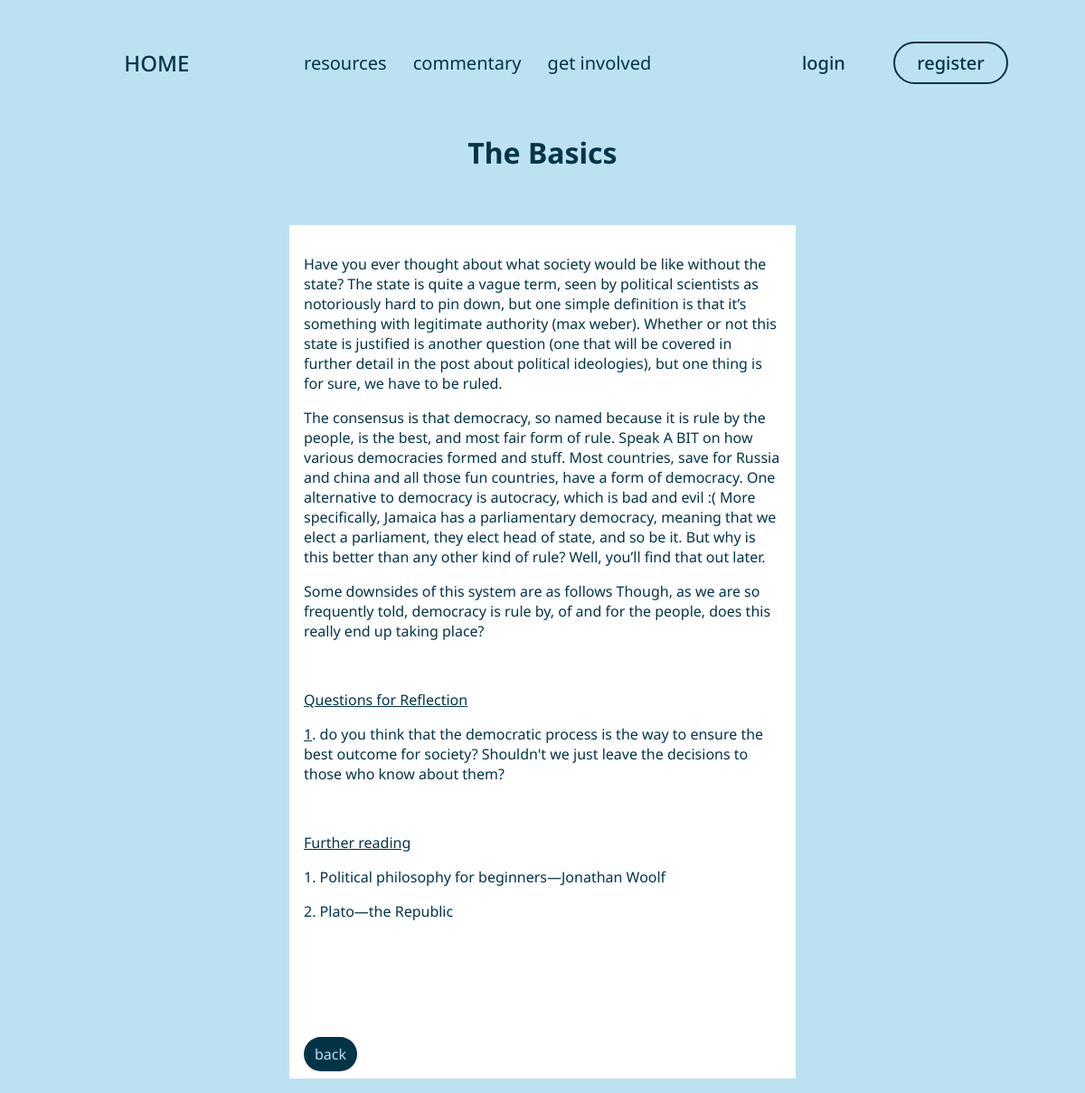
/resources/the-basics, run on the app's committed database.
### blog/models.py (models this page shows, shortened)
class Resource(models.Model):
    title = models.CharField(max_length = 255)
    created_on = models.DateTimeField(auto_now_add=True)
    body = RichTextField()
    slug = models.SlugField(null=True, unique = True, blank = True)
    class Meta:
        ordering = ['-created_on']

### blog/views.py (the view)
# urls.py: path("resources/<slug:slug>", ResourceDetailView.as_view(), name="resource-detail"),
class ResourceDetailView(DetailView):
    model = Resource
    template_name = 'blog/individualresource.html'

### blog/templates/blog/individualresource.html
{% extends 'blog/base.html'%}
{%block content%}
<h1>{{resource.title}}</h1>
 <br>
<div class="cent">
    <div class="card">
        {{resource.body | safe}}
        <br><br>
        <a href="{% url 'resource-list'%}" class="linkbutton">back</a>
    </div>
</div>
{%endblock%}

### blog/static/blog/style.css (style rules this page uses)
* { color:#023447; }
body { background-color: #BCE2F1; font-family: 'Noto Sans', sans-serif; }
button, .linkbutton { background-color: #023447; color:#BCE2F1; padding: 1vh 1vw; border-radius: 25px; }
h1 { margin-top: 2vh; text-align: center; }
a { text-decoration: none; padding: 1vw; }
.cent { width: 50%; margin: auto; }
.card { background-color: white; margin: 2vh; padding: 2vh; }

### data on the page
Resource: title "The Basics", body "Have you ever thought about what society would be like without the state? The state is quite a vague term, seen by political scientists as notoriously hard to pin down, but one simple definition is that it’s something with legitimate authority (max weber). Whether or not this state is justified is another question (one that will be covered in further detail in the post about political ideologies), but one thing is for sure, we have to be ruled. The consensus is that democracy, so named because it is rule by the people, is the best, and most fair form of rule. Speak A BIT on how various democracies formed and stuff. Most countries, save for Russia and china and all those fun countries, have…"
